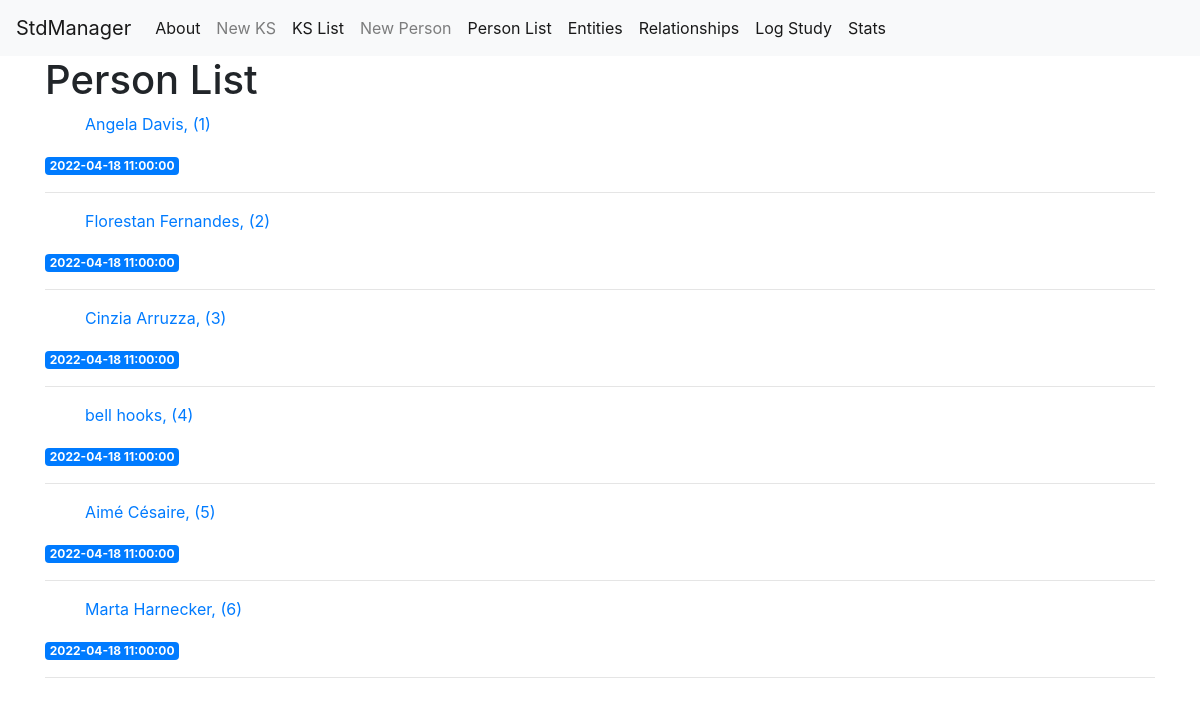
Before: /person-list with the older database file.
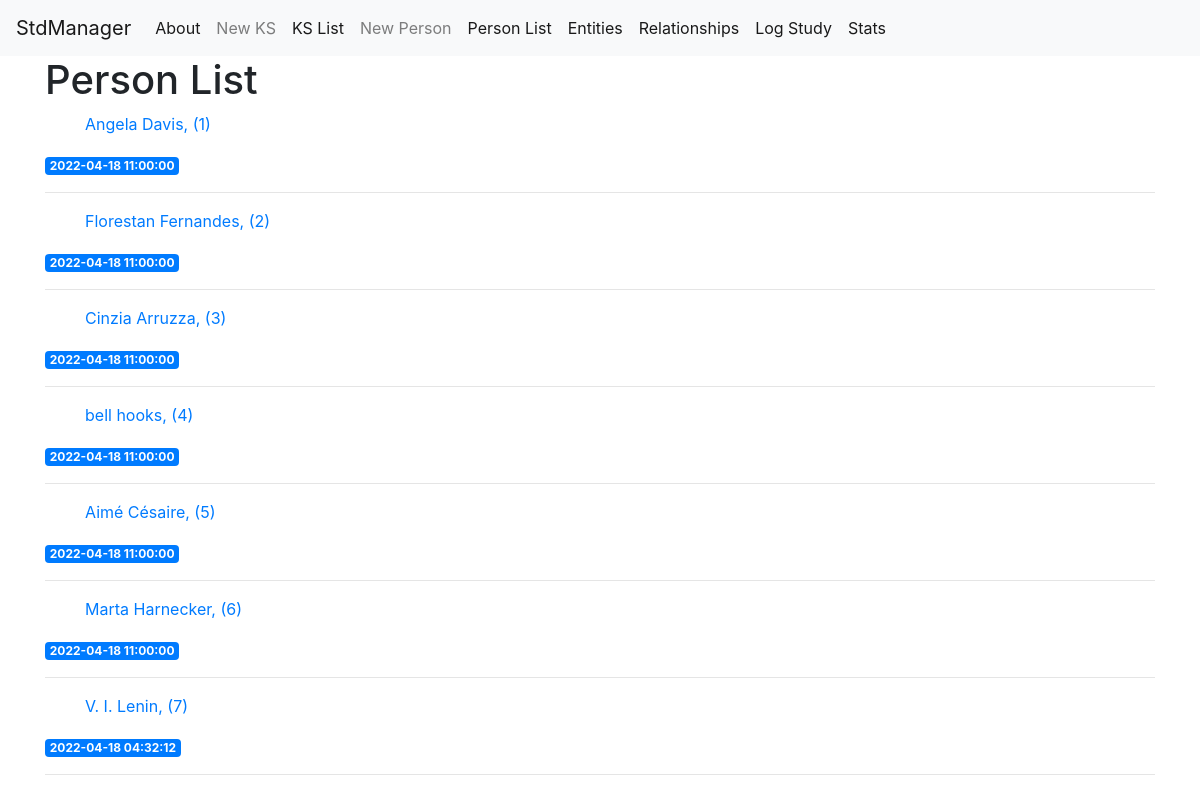
After: the same page with the newer database file.
### tables this page shows
CREATE TABLE person (
	person_id INTEGER PRIMARY KEY AUTOINCREMENT,
	person_created_at TIMESTAMP NOT NULL DEFAULT CURRENT_TIMESTAMP,
	person_name TEXT NOT NULL
);

### app.py (the view)
@app.route('/person-list')
def person_list():
    conn = get_db_connection()
    person = conn.execute('SELECT * FROM person').fetchall()
    conn.close()
    return render_template('person_list.html', person=person)

### app.py (called while the page is built)
def get_db_connection():
    conn = sqlite3.connect('database.db')
    conn.row_factory = sqlite3.Row
    return conn

### templates/person_list.html
{% extends 'base.html' %}
{% block content %}
    <h1>{% block title %} Person List {% endblock %}</h1>
    {% for p in person %}
        <a href="#">
            <ul>{{ p['person_name'] }}, ({{ p['person_id'] }})</ul>
        </a>
        <span class="badge badge-primary">{{ p['person_created_at'] }}</span>
        <hr>
    {% endfor %}
{% endblock %}

### templates/base.html (shortened to what this page needs)
<!doctype html>
<html lang="en">
  <head>
    <link rel="stylesheet" href="https://stackpath.bootstrapcdn.com/bootstrap/4.3.1/css/bootstrap.min.css">
  </head>
  <body>
    <nav class="navbar navbar-expand-md navbar-light bg-light">
        <a class="navbar-brand" href="{{ url_for('index')}}">StdManager</a>
        <div class="collapse navbar-collapse" id="navbarNav">
            <ul class="navbar-nav">
            <li class="nav-item active">
                <a class="nav-link" href="{{url_for('about')}}">About</a>
            </li>
            <li class="nav-item">
                <a class="nav-link" href="{{url_for('ks_create')}}">New KS</a>
            </li>
            <li class="nav-item active">
                <a class="nav-link" href="{{url_for('ks_list')}}">KS List</a>
            </li>
            <li class="nav-item">
                <a class="nav-link" href="{{url_for('person_create')}}">New Person</a>
            </li>
            <li class="nav-item active">
                <a class="nav-link" href="{{url_for('person_list')}}">Person List</a>
            </li>
            <li class="nav-item active">
                <a class="nav-link" href="#">Entities</a>
            </li>
            <li class="nav-item active">
                <a class="nav-link" href="#">Relationships</a>
            </li>
            <li class="nav-item active">
                <a class="nav-link" href="#">Log Study</a>
            </li>
            <li class="nav-item active">
                <a class="nav-link" href="#">Stats</a>
            </li>
            </ul>
        </div>
    </nav>
    <div class="container">
        {% block content %} {% endblock %}
    </div>
  </body>
</html>

Changed rows visible on the page:
added person: person_name "V. I. Lenin", person_id "7", person_created_at "2022-04-18 04:32:12"
